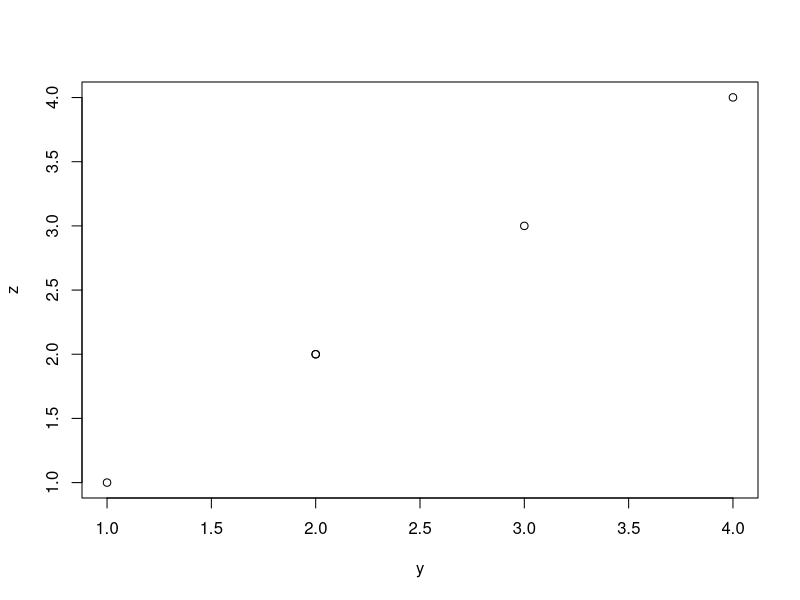
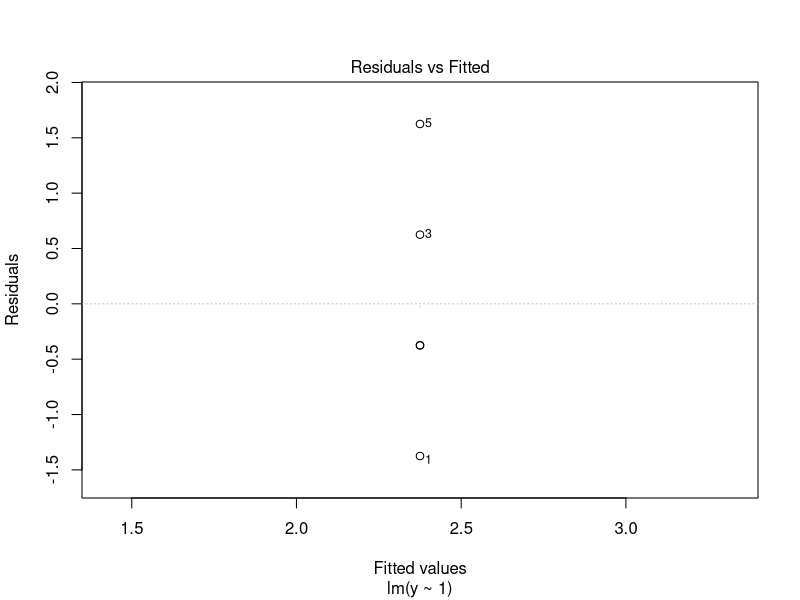
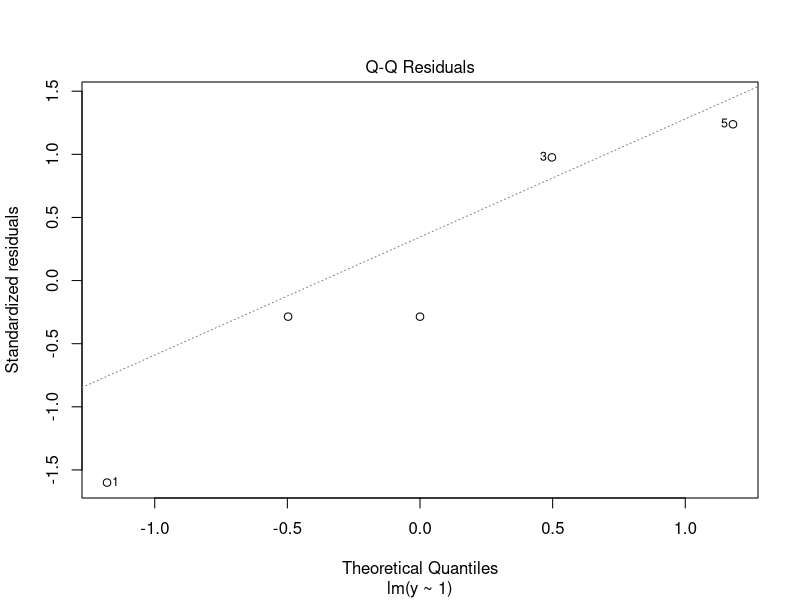
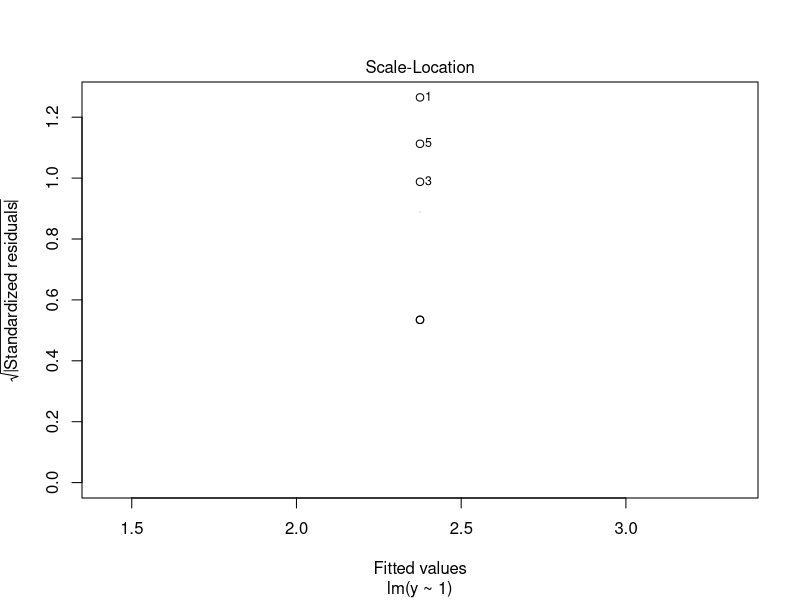
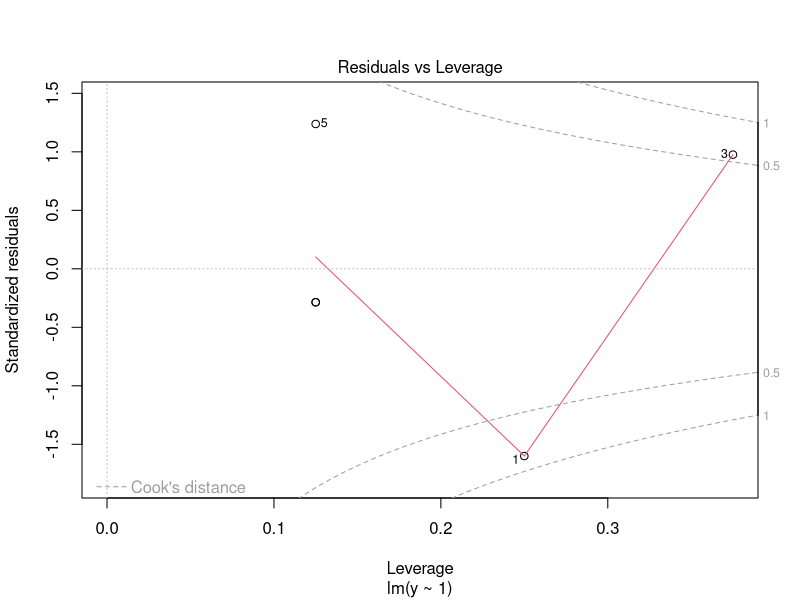

The R script that drew these images, in order:

##minimizes the least squares equation

y <- c(0.18, -1.54, 0.42, 0.95)

x <-c(1,1,1,1)

alpha<-1.077
z<-c(2,2,2,2)

w <- c(2, 1, 3, 1,1)

sum(w)

y<-c(1,2,3,2,4)
z<-c(1,2,3,2,4.001)
plot(y,z)

plot(lm(y~1,weights = w))

y <- c(0.18, -1.54, 0.42, 0.95)
w <- c(2, 1, 3, 1)
r<-lm(y~1,weights = w)
r

r<-lm(y~1,weights = w)
r
anova(r)

y1<- c(0.18,0.18, -1.54, 0.42, 0.42, 0.42, 0.95)
mean(y1)

y <- c(0.18, -1.54, 0.42, 0.95)
w <- c(2, 1, 3, 1)
x <- c(1,1,1,1)
r<-lsfit(x, y,w)
r

r$coefficients


## question 2
x <- c(0.8, 0.47, 0.51, 0.73, 0.36, 0.58, 0.57, 0.85, 0.44, 0.42)
y <- c(1.39, 0.72, 1.55, 0.48, 1.19, -1.59, 1.23, -0.65, 1.49, 0.05)

xc<-x-mean(x)
yc<-y-mean(y)
r1<-lm(y~x-1)
r1$coefficients

r1<-lm(yc~xc-1)
r1$coefficients




## question 3
data(mtcars)
r2<-lm(mtcars$mpg~mtcars$wt)
r2$coeff


##question 4
sdY<-1
sdX<-0.5*sdY
corre<-0.5
slopeB<-corre*(sdY/sdX)
slopeB


##question 5
b1<-0.4
xt<-1.5
yt<-b1*xt
yt

##question 6

x <- c(8.58, 10.46, 9.01, 9.64, 8.86)

xn<-(1/sd(x))*(x-mean(x))
xn


## question 7

x <- c(0.8, 0.47, 0.51, 0.73, 0.36, 0.58, 0.57, 0.85, 0.44, 0.42)
y <- c(1.39, 0.72, 1.55, 0.48, 1.19, -1.59, 1.23, -0.65, 1.49, 0.05)
r1<-lm(y~x)
r1$coefficients


##question 9
x <- c(0.8, 0.47, 0.51, 0.73, 0.36, 0.58, 0.57, 0.85, 0.44, 0.42)

r<-lm(x~1)
r